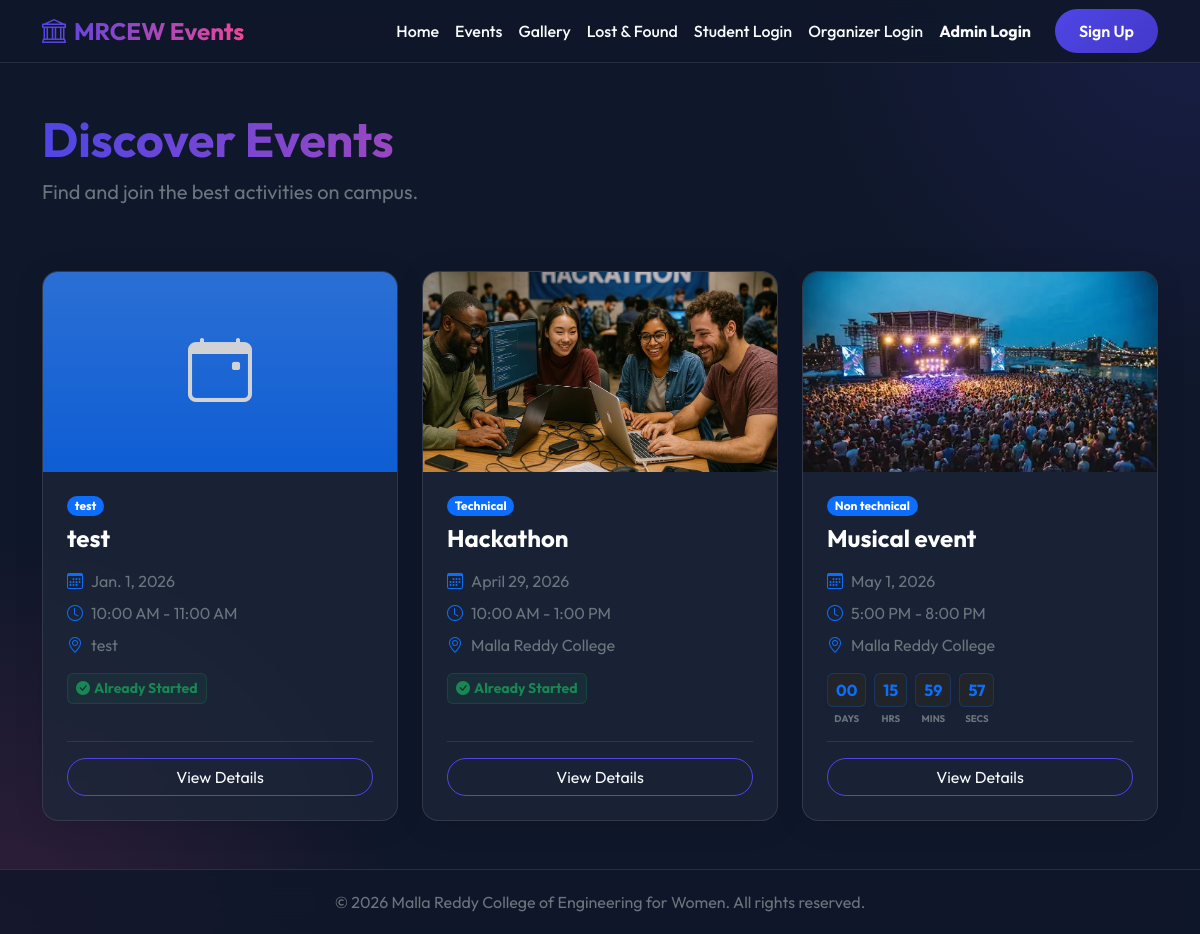
Screenshot of /events/ with the database file from the repository.
### core/models.py (models this page shows)
class Event(models.fields.Field):
    pass # Replaced below

### core/views.py (the view)
def event_list(request):
    events = Event.objects.all().order_by('date', 'start_time')
    return render(request, 'core/event_list.html', {'events': events})

### templates/core/event_list.html (shortened to what this page needs)
{% extends 'base.html' %}
{% block content %}
<div class="row mb-5 align-items-center">
    <div class="col-md-8">
        <h1 class="display-5 fw-bold mb-0" style="background: linear-gradient(to right, #4f46e5, #ec4899); -webkit-background-clip: text; -webkit-text-fill-color: transparent;">
            Discover Events
        </h1>
        <p class="text-secondary fs-5 mt-2">Find and join the best activities on campus.</p>
    </div>
</div>
<div class="row g-4">
    {% for event in events %}
    <div class="col-md-6 col-lg-4">
        <div class="glass-card h-100 overflow-hidden d-flex flex-column">
            {% if event.image %}
                <img src="{{ event.image.url }}" class="card-img-top object-fit-cover" alt="{{ event.title }}" style="height: 200px;">
            {% else %}
                <div class="bg-primary bg-gradient d-flex align-items-center justify-content-center" style="height: 200px; opacity: 0.8;">
                    <i class="bi bi-calendar-event text-white display-3"></i>
                </div>
            {% endif %}
            <div class="p-4 d-flex flex-column flex-grow-1">
                <div class="d-flex justify-content-between align-items-start mb-2">
                    <span class="badge bg-primary rounded-pill">{{ event.category }}</span>
                </div>
                <h4 class="fw-bold text-white mb-3">{{ event.title }}</h4>
                <div class="text-secondary mb-2"><i class="bi bi-calendar3 me-2 text-primary"></i>{{ event.date }}</div>
                <div class="text-secondary mb-2"><i class="bi bi-clock me-2 text-primary"></i>{{ event.start_time|time:"g:i A" }} - {{ event.end_time|time:"g:i A" }}</div>
                <div class="text-secondary mb-3"><i class="bi bi-geo-alt me-2 text-primary"></i>{{ event.venue }}</div>
                <div class="mb-3 event-countdown-list" data-countdown-date="{{ event.date|date:'Y-m-d' }}T{{ event.start_time|time:'H:i:s' }}">
                    <div class="d-flex justify-content-start gap-2">
                        <div class="text-center">
                            <div class="bg-dark text-primary rounded px-2 py-1 border border-primary border-opacity-25 shadow-sm">
                                <span class="fw-bold d-days">00</span>
                            </div>
                            <span class="text-secondary fw-bold text-uppercase d-block mt-1" style="font-size: 0.6rem;">Days</span>
                        </div>
                        <div class="text-center">
                            <div class="bg-dark text-primary rounded px-2 py-1 border border-primary border-opacity-25 shadow-sm">
                                <span class="fw-bold d-hours">00</span>
                            </div>
                            <span class="text-secondary fw-bold text-uppercase d-block mt-1" style="font-size: 0.6rem;">Hrs</span>
                        </div>
                        <div class="text-center">
                            <div class="bg-dark text-primary rounded px-2 py-1 border border-primary border-opacity-25 shadow-sm">
                                <span class="fw-bold d-minutes">00</span>
                            </div>
                            <span class="text-secondary fw-bold text-uppercase d-block mt-1" style="font-size: 0.6rem;">Mins</span>
                        </div>
                        <div class="text-center">
                            <div class="bg-dark text-primary rounded px-2 py-1 border border-primary border-opacity-25 shadow-sm">
                                <span class="fw-bold d-seconds">00</span>
                            </div>
                            <span class="text-secondary fw-bold text-uppercase d-block mt-1" style="font-size: 0.6rem;">Secs</span>
                        </div>
                    </div>
                </div>
                <div class="mt-auto pt-3 border-top border-secondary border-opacity-25">
                    <a href="{% url 'event_detail' event.pk %}" class="btn btn-outline-primary w-100 rounded-pill">View Details</a>
                </div>
            </div>
        </div>
    </div>
    {% empty %}
    <div class="col-12 text-center py-5 glass-card">
        <i class="bi bi-calendar-x display-1 text-secondary mb-3 d-block"></i>
        <h3 class="text-white">No events found</h3>
        <p class="text-secondary">Check back later for new and exciting events!</p>
    </div>
    {% endfor %}
</div>
</div>
{% endblock %}

### static/css/style.css (style rules this page uses)
:root { --primary-color: #4f46e5; --primary-hover: #4338ca; --secondary-color: #ec4899; --bg-color: #0f172a; --card-bg: rgba(30, 41, 59, 0.7); --text-primary: #f8fafc; --text-secondary: #94a3b8; --glass-border: rgba(255, 255, 255, 0.1); }
body { font-family: 'Outfit', sans-serif; background-color: var(--bg-color); color: var(--text-primary); min-height: 100vh; display: flex; flex-direction: column; background-image: radial-gradient(circle at top right, rgba(79, 70, 229, 0.15), transparent 400px), radial-gradient(circle at bottom left, rgba(236, 72, 153, 0.15), transparent 400px); background-attachment: fixed; }
.glass-card { background: var(--card-bg); backdrop-filter: blur(16px); border: 1px solid var(--glass-border); border-radius: 16px; box-shadow: 0 4px 30px rgba(0, 0, 0, 0.1); transition: transform 0.3s ease, box-shadow 0.3s ease; }
.btn-outline-primary { color: var(--text-primary); border-color: var(--primary-color); }

### rows the page displays
Event: category "test", title "test", date "Jan. 1, 2026", start_time "10:00 AM", end_time "11:00 AM", venue "test"
Event: image (picture), category "Technical", title "Hackathon", date "April 29, 2026", start_time "10:00 AM", end_time "1:00 PM", venue "Malla Reddy College"
Event: image (picture), category "Non technical", title "Musical event", date "May 1, 2026", start_time "5:00 PM", end_time "8:00 PM", venue "Malla Reddy College"
